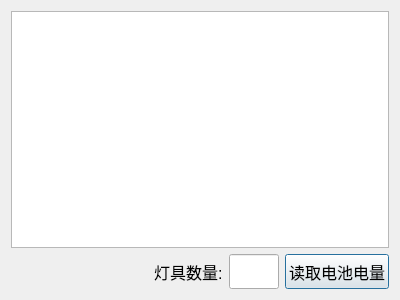
<?xml version="1.0" encoding="UTF-8"?>
<ui version="4.0">
 <class>dlgDevices</class>
 <widget class="QDialog" name="dlgDevices">
  <property name="geometry">
   <rect>
    <x>0</x>
    <y>0</y>
    <width>400</width>
    <height>300</height>
   </rect>
  </property>
  <property name="font">
   <font>
    <pointsize>12</pointsize>
   </font>
  </property>
  <property name="windowTitle">
   <string>Dialog</string>
  </property>
  <layout class="QVBoxLayout" name="verticalLayout">
   <item>
    <widget class="CTableView" name="tableView">
     <property name="font">
      <font>
       <pointsize>12</pointsize>
      </font>
     </property>
     <property name="styleSheet">
      <string notr="true"/>
     </property>
    </widget>
   </item>
   <item>
    <layout class="QHBoxLayout" name="horizontalLayout">
     <item>
      <spacer name="horizontalSpacer">
       <property name="orientation">
        <enum>Qt::Horizontal</enum>
       </property>
       <property name="sizeHint" stdset="0">
        <size>
         <width>40</width>
         <height>20</height>
        </size>
       </property>
      </spacer>
     </item>
     <item>
      <widget class="QLabel" name="label">
       <property name="minimumSize">
        <size>
         <width>0</width>
         <height>35</height>
        </size>
       </property>
       <property name="maximumSize">
        <size>
         <width>70</width>
         <height>35</height>
        </size>
       </property>
       <property name="font">
        <font>
         <pointsize>12</pointsize>
        </font>
       </property>
       <property name="text">
        <string>灯具数量:</string>
       </property>
      </widget>
     </item>
     <item>
      <widget class="QLineEdit" name="lineEdit">
       <property name="minimumSize">
        <size>
         <width>50</width>
         <height>35</height>
        </size>
       </property>
       <property name="maximumSize">
        <size>
         <width>50</width>
         <height>35</height>
        </size>
       </property>
       <property name="font">
        <font>
         <pointsize>12</pointsize>
        </font>
       </property>
       <property name="readOnly">
        <bool>true</bool>
       </property>
      </widget>
     </item>
     <item>
      <widget class="QPushButton" name="ReadBatteryStatus_Button">
       <property name="minimumSize">
        <size>
         <width>0</width>
         <height>35</height>
        </size>
       </property>
       <property name="maximumSize">
        <size>
         <width>16777215</width>
         <height>35</height>
        </size>
       </property>
       <property name="font">
        <font>
         <pointsize>12</pointsize>
         <weight>50</weight>
         <bold>false</bold>
        </font>
       </property>
       <property name="text">
        <string>读取电池电量</string>
       </property>
      </widget>
     </item>
    </layout>
   </item>
  </layout>
 </widget>
 <customwidgets>
  <customwidget>
   <class>CTableView</class>
   <extends>QTableView</extends>
   <header location="global">view/ctableview.h</header>
  </customwidget>
 </customwidgets>
 <resources/>
 <connections/>
</ui>
